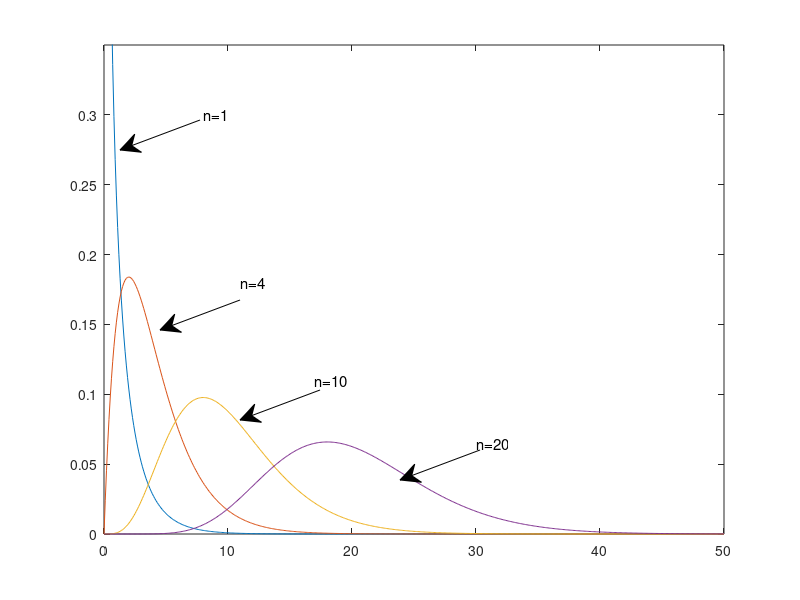

MATLAB code for this plot:
x=0:0.1:50;
y1=chi2pdf(x,1);
y2=chi2pdf(x,4);
y3=chi2pdf(x,10);
y4=chi2pdf(x,20);
plot(x,y1);
hold on;
plot(x,y2);
plot(x,y3);
plot(x,y4);
axis([0 50 0 0.35]);
annotation('arrow',[0.25 0.15],[0.8 0.75]);
text(8,0.3,'\fontsize{15}n=1');
annotation('arrow',[0.3 0.2],[0.5 0.45]);
text(11,0.18,'\fontsize{15}n=4');
annotation('arrow',[0.4 0.3],[0.35 0.30]);
text(17,0.11,'\fontsize{15}n=10');
annotation('arrow',[0.6 0.5],[0.25 0.20]);
text(30,0.065,'\fontsize{15}n=20');